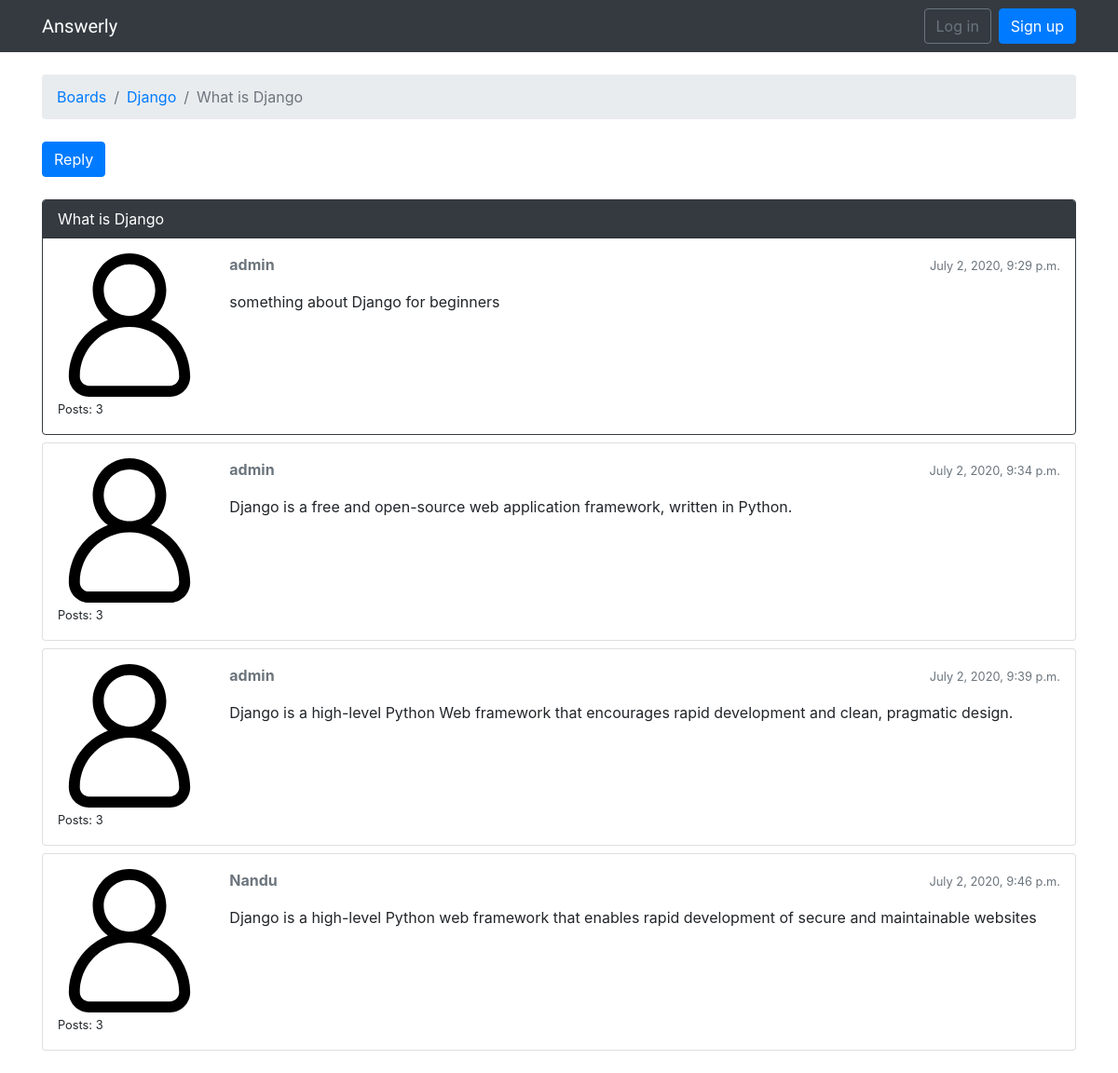
The page /boards/1/topics/1/ on the database its author committed.
### boards/models.py (models this page shows, shortened)
class Topic(models.Model):
    subject = models.CharField(max_length=255)
    last_updated = models.DateTimeField(auto_now_add=True)
    board = models.ForeignKey(Board,on_delete=models.CASCADE, related_name='topics')
    starter = models.ForeignKey(User, related_name='topics',on_delete=models.CASCADE)
    views = models.PositiveIntegerField(default=0)

class Board(models.Model):
    name = models.CharField(max_length=30, unique=True)
    description = models.CharField(max_length=100)

class Post(models.Model):
    message = models.TextField(max_length=4000)
    topic = models.ForeignKey(Topic, related_name='posts',on_delete= models.CASCADE)
    created_at = models.DateTimeField(auto_now_add=True)
    updated_at = models.DateTimeField(null=True)
    created_by = models.ForeignKey(User, related_name='posts', on_delete=models.CASCADE)
    updated_by = models.ForeignKey(User, null=True, related_name='+', on_delete=models.CASCADE)
    def get_message_as_markdown(self):
        return mark_safe(markdown(self.message, safe_mode='escape'))

### boards/views.py (the view)
# urls.py: path('boards/<pk>/topics/<topic_pk>/', views.PostListView.as_view(), name='topic_posts'),
class PostListView(ListView):
    model = Post
    context_object_name = 'posts'
    template_name = 'topic_posts.html'
    paginate_by = 20
    def get_context_data(self, **kwargs):
        session_key = 'viewed_topic_{}'.format(self.topic.pk)
        if not self.request.session.get(session_key, False):
            self.topic.views += 1
            self.topic.save()
            self.request.session[session_key] = True
        kwargs['topic'] = self.topic
        return super().get_context_data(**kwargs)
    def get_queryset(self):
        self.topic = get_object_or_404(Topic, board__pk=self.kwargs.get('pk'), pk=self.kwargs.get('topic_pk'))
        queryset = self.topic.posts.order_by('created_at')
        return queryset

### templates/topic_posts.html (shortened to what this page needs)
{% extends 'base.html' %}
{% load static %}
{% block breadcrumb %}
  <li class="breadcrumb-item"><a href="{% url 'home' %}">Boards</a></li>
  <li class="breadcrumb-item"><a href="{% url 'board_topics' topic.board.pk %}">{{ topic.board.name }}</a></li>
  <li class="breadcrumb-item active">{{ topic.subject }}</li>
{% endblock %}
{% block content %}
  <div class="mb-4">
    <a href="{% url 'reply_topic' topic.board.pk topic.pk %}" class="btn btn-primary" role="button">Reply</a>
  </div>
  {% for post in posts %}
    <div class="card {% if forloop.last %}mb-4{% else %}mb-2{% endif %} {% if forloop.first %}border-dark{% endif %}">
      {% if forloop.first %}
        <div class="card-header text-white bg-dark py-2 px-3">{{ topic.subject }}</div>
      {% endif %}
      <div class="card-body p-3">
        <div class="row">
          <div class="col-2">
            <img src="{% static 'img/avatar.svg' %}" alt="{{ post.created_by.username }}" class="w-100">
            <small>Posts: {{ post.created_by.posts.count }}</small>
          </div>
          <div class="col-10">
            <div class="row mb-3">
              <div class="col-6">
                <strong class="text-muted">{{ post.created_by.username }}</strong>
              </div>
              <div class="col-6 text-right">
                <small class="text-muted">{{ post.created_at }}</small>
              </div>
            </div>
            {{ post.get_message_as_markdown }}
          </div>
        </div>
      </div>
    </div>
  {% endfor %}
{% endblock %}

### rows shown on the page
Topic: board.name "Django", subject "What is Django"
Post: created_by.posts.count "3", created_by.username "admin", created_at "July 2, 2020, 9:29 p.m.", get_message_as_markdown "something about Django for beginners"
Post: created_by.posts.count "3", created_by.username "admin", created_at "July 2, 2020, 9:34 p.m.", get_message_as_markdown "Django is a free and open-source web application framework, written in Python."
Post: created_by.posts.count "3", created_by.username "admin", created_at "July 2, 2020, 9:39 p.m.", get_message_as_markdown "Django is a high-level Python Web framework that encourages rapid development and clean, pragmatic design."
Post: created_by.posts.count "3", created_by.username "Nandu", created_at "July 2, 2020, 9:46 p.m.", get_message_as_markdown "Django is a high-level Python web framework that enables rapid development of secure and maintainable websites"
